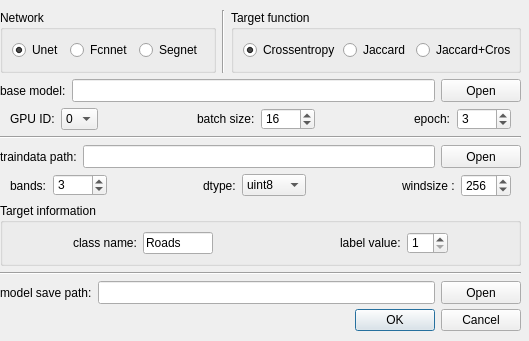
<?xml version="1.0" encoding="UTF-8"?>
<ui version="4.0">
 <class>Dialog_train_binary_common</class>
 <widget class="QDialog" name="Dialog_train_binary_common">
  <property name="geometry">
   <rect>
    <x>0</x>
    <y>0</y>
    <width>529</width>
    <height>341</height>
   </rect>
  </property>
  <property name="windowTitle">
   <string>Dialog</string>
  </property>
  <widget class="QWidget" name="layoutWidget">
   <property name="geometry">
    <rect>
     <x>0</x>
     <y>10</y>
     <width>521</width>
     <height>321</height>
    </rect>
   </property>
   <layout class="QVBoxLayout" name="verticalLayout_3">
    <item>
     <layout class="QVBoxLayout" name="verticalLayout_2">
      <item>
       <layout class="QHBoxLayout" name="horizontalLayout_7">
        <item>
         <widget class="QGroupBox" name="groupBox_network">
          <property name="minimumSize">
           <size>
            <width>0</width>
            <height>63</height>
           </size>
          </property>
          <property name="maximumSize">
           <size>
            <width>16777215</width>
            <height>66</height>
           </size>
          </property>
          <property name="title">
           <string>Network</string>
          </property>
          <layout class="QHBoxLayout" name="horizontalLayout_10">
           <item>
            <widget class="QRadioButton" name="radioButton_unet">
             <property name="text">
              <string>Unet</string>
             </property>
             <property name="checked">
              <bool>true</bool>
             </property>
            </widget>
           </item>
           <item>
            <widget class="QRadioButton" name="radioButton_fcnnet">
             <property name="text">
              <string>Fcnnet</string>
             </property>
            </widget>
           </item>
           <item>
            <widget class="QRadioButton" name="radioButton_segnet">
             <property name="text">
              <string>Segnet</string>
             </property>
            </widget>
           </item>
          </layout>
         </widget>
        </item>
        <item>
         <spacer name="horizontalSpacer">
          <property name="orientation">
           <enum>Qt::Horizontal</enum>
          </property>
          <property name="sizeHint" stdset="0">
           <size>
            <width>40</width>
            <height>20</height>
           </size>
          </property>
         </spacer>
        </item>
        <item>
         <widget class="Line" name="line_3">
          <property name="orientation">
           <enum>Qt::Vertical</enum>
          </property>
         </widget>
        </item>
        <item>
         <widget class="QGroupBox" name="groupBox_network_3">
          <property name="minimumSize">
           <size>
            <width>0</width>
            <height>63</height>
           </size>
          </property>
          <property name="maximumSize">
           <size>
            <width>16777215</width>
            <height>66</height>
           </size>
          </property>
          <property name="title">
           <string>Target function</string>
          </property>
          <layout class="QHBoxLayout" name="horizontalLayout_15">
           <item>
            <widget class="QRadioButton" name="radioButton_cross_entropy">
             <property name="text">
              <string>Crossentropy</string>
             </property>
             <property name="checked">
              <bool>true</bool>
             </property>
            </widget>
           </item>
           <item>
            <widget class="QRadioButton" name="radioButton_jaccard">
             <property name="text">
              <string>Jaccard</string>
             </property>
            </widget>
           </item>
           <item>
            <widget class="QRadioButton" name="radioButton_jaccard_crossentropy">
             <property name="text">
              <string>Jaccard+Cross</string>
             </property>
            </widget>
           </item>
          </layout>
         </widget>
        </item>
       </layout>
      </item>
      <item>
       <layout class="QHBoxLayout" name="horizontalLayout_6">
        <item>
         <widget class="QLabel" name="label_4">
          <property name="minimumSize">
           <size>
            <width>55</width>
            <height>23</height>
           </size>
          </property>
          <property name="text">
           <string>base model:</string>
          </property>
         </widget>
        </item>
        <item>
         <widget class="QLineEdit" name="lineEdit_basemodel">
          <property name="minimumSize">
           <size>
            <width>201</width>
            <height>23</height>
           </size>
          </property>
         </widget>
        </item>
        <item>
         <widget class="QPushButton" name="pushButton_basemodel">
          <property name="minimumSize">
           <size>
            <width>0</width>
            <height>23</height>
           </size>
          </property>
          <property name="text">
           <string>Open</string>
          </property>
         </widget>
        </item>
       </layout>
      </item>
      <item>
       <layout class="QHBoxLayout" name="horizontalLayout_5">
        <property name="leftMargin">
         <number>10</number>
        </property>
        <property name="rightMargin">
         <number>10</number>
        </property>
        <item>
         <widget class="QLabel" name="label_10">
          <property name="text">
           <string>GPU ID:</string>
          </property>
         </widget>
        </item>
        <item>
         <widget class="QComboBox" name="comboBox_gupid">
          <item>
           <property name="text">
            <string>0</string>
           </property>
          </item>
          <item>
           <property name="text">
            <string>1</string>
           </property>
          </item>
          <item>
           <property name="text">
            <string>2</string>
           </property>
          </item>
          <item>
           <property name="text">
            <string>3</string>
           </property>
          </item>
          <item>
           <property name="text">
            <string>4</string>
           </property>
          </item>
          <item>
           <property name="text">
            <string>5</string>
           </property>
          </item>
         </widget>
        </item>
        <item>
         <spacer name="horizontalSpacer_6">
          <property name="orientation">
           <enum>Qt::Horizontal</enum>
          </property>
          <property name="sizeHint" stdset="0">
           <size>
            <width>40</width>
            <height>20</height>
           </size>
          </property>
         </spacer>
        </item>
        <item>
         <widget class="QLabel" name="label_5">
          <property name="text">
           <string>batch size:</string>
          </property>
         </widget>
        </item>
        <item>
         <widget class="QSpinBox" name="spinBox_BS">
          <property name="sizePolicy">
           <sizepolicy hsizetype="Preferred" vsizetype="Preferred">
            <horstretch>0</horstretch>
            <verstretch>0</verstretch>
           </sizepolicy>
          </property>
          <property name="minimumSize">
           <size>
            <width>47</width>
            <height>22</height>
           </size>
          </property>
          <property name="maximumSize">
           <size>
            <width>16777215</width>
            <height>22</height>
           </size>
          </property>
          <property name="minimum">
           <number>1</number>
          </property>
          <property name="maximum">
           <number>1000</number>
          </property>
          <property name="value">
           <number>16</number>
          </property>
         </widget>
        </item>
        <item>
         <spacer name="horizontalSpacer_5">
          <property name="orientation">
           <enum>Qt::Horizontal</enum>
          </property>
          <property name="sizeHint" stdset="0">
           <size>
            <width>40</width>
            <height>20</height>
           </size>
          </property>
         </spacer>
        </item>
        <item>
         <widget class="QLabel" name="label_7">
          <property name="text">
           <string>epoch:</string>
          </property>
         </widget>
        </item>
        <item>
         <widget class="QSpinBox" name="spinBox_epoch">
          <property name="sizePolicy">
           <sizepolicy hsizetype="Preferred" vsizetype="Preferred">
            <horstretch>0</horstretch>
            <verstretch>0</verstretch>
           </sizepolicy>
          </property>
          <property name="minimumSize">
           <size>
            <width>47</width>
            <height>22</height>
           </size>
          </property>
          <property name="maximumSize">
           <size>
            <width>16777215</width>
            <height>22</height>
           </size>
          </property>
          <property name="minimum">
           <number>1</number>
          </property>
          <property name="maximum">
           <number>1000</number>
          </property>
          <property name="value">
           <number>3</number>
          </property>
         </widget>
        </item>
       </layout>
      </item>
      <item>
       <widget class="Line" name="line">
        <property name="orientation">
         <enum>Qt::Horizontal</enum>
        </property>
       </widget>
      </item>
      <item>
       <layout class="QHBoxLayout" name="horizontalLayout">
        <item>
         <widget class="QLabel" name="label">
          <property name="minimumSize">
           <size>
            <width>55</width>
            <height>23</height>
           </size>
          </property>
          <property name="text">
           <string>traindata path:</string>
          </property>
         </widget>
        </item>
        <item>
         <widget class="QLineEdit" name="lineEdit_traindata_path">
          <property name="minimumSize">
           <size>
            <width>201</width>
            <height>23</height>
           </size>
          </property>
         </widget>
        </item>
        <item>
         <widget class="QPushButton" name="pushButton_trainpath">
          <property name="minimumSize">
           <size>
            <width>0</width>
            <height>23</height>
           </size>
          </property>
          <property name="text">
           <string>Open</string>
          </property>
         </widget>
        </item>
       </layout>
      </item>
      <item>
       <layout class="QHBoxLayout" name="horizontalLayout_4">
        <property name="leftMargin">
         <number>10</number>
        </property>
        <property name="rightMargin">
         <number>10</number>
        </property>
        <item>
         <widget class="QLabel" name="label_8">
          <property name="text">
           <string>bands:</string>
          </property>
         </widget>
        </item>
        <item>
         <widget class="QSpinBox" name="spinBox_bands">
          <property name="sizePolicy">
           <sizepolicy hsizetype="Preferred" vsizetype="Preferred">
            <horstretch>0</horstretch>
            <verstretch>0</verstretch>
           </sizepolicy>
          </property>
          <property name="minimumSize">
           <size>
            <width>47</width>
            <height>22</height>
           </size>
          </property>
          <property name="maximumSize">
           <size>
            <width>16777215</width>
            <height>22</height>
           </size>
          </property>
          <property name="minimum">
           <number>1</number>
          </property>
          <property name="maximum">
           <number>1000</number>
          </property>
          <property name="value">
           <number>3</number>
          </property>
         </widget>
        </item>
        <item>
         <spacer name="horizontalSpacer_3">
          <property name="orientation">
           <enum>Qt::Horizontal</enum>
          </property>
          <property name="sizeHint" stdset="0">
           <size>
            <width>40</width>
            <height>20</height>
           </size>
          </property>
         </spacer>
        </item>
        <item>
         <widget class="QLabel" name="label_9">
          <property name="text">
           <string>dtype:</string>
          </property>
         </widget>
        </item>
        <item>
         <widget class="QComboBox" name="comboBox_dtype">
          <item>
           <property name="text">
            <string>uint8</string>
           </property>
          </item>
          <item>
           <property name="text">
            <string>uint10</string>
           </property>
          </item>
          <item>
           <property name="text">
            <string>uint16</string>
           </property>
          </item>
          <item>
           <property name="text">
            <string>float</string>
           </property>
          </item>
         </widget>
        </item>
        <item>
         <spacer name="horizontalSpacer_4">
          <property name="orientation">
           <enum>Qt::Horizontal</enum>
          </property>
          <property name="sizeHint" stdset="0">
           <size>
            <width>40</width>
            <height>20</height>
           </size>
          </property>
         </spacer>
        </item>
        <item>
         <widget class="QLabel" name="label_3">
          <property name="minimumSize">
           <size>
            <width>33</width>
            <height>0</height>
           </size>
          </property>
          <property name="text">
           <string>windsize :</string>
          </property>
         </widget>
        </item>
        <item>
         <widget class="QSpinBox" name="spinBox_windsize">
          <property name="sizePolicy">
           <sizepolicy hsizetype="Preferred" vsizetype="Preferred">
            <horstretch>0</horstretch>
            <verstretch>23</verstretch>
           </sizepolicy>
          </property>
          <property name="minimumSize">
           <size>
            <width>50</width>
            <height>0</height>
           </size>
          </property>
          <property name="maximumSize">
           <size>
            <width>50</width>
            <height>23</height>
           </size>
          </property>
          <property name="maximum">
           <number>1000</number>
          </property>
          <property name="singleStep">
           <number>2</number>
          </property>
          <property name="value">
           <number>256</number>
          </property>
         </widget>
        </item>
       </layout>
      </item>
      <item>
       <widget class="QGroupBox" name="groupBox">
        <property name="title">
         <string>Target information</string>
        </property>
        <layout class="QVBoxLayout" name="verticalLayout">
         <item>
          <layout class="QHBoxLayout" name="horizontalLayout_3">
           <item>
            <spacer name="horizontalSpacer_8">
             <property name="orientation">
              <enum>Qt::Horizontal</enum>
             </property>
             <property name="sizeHint" stdset="0">
              <size>
               <width>40</width>
               <height>20</height>
              </size>
             </property>
            </spacer>
           </item>
           <item>
            <widget class="QLabel" name="label_21">
             <property name="text">
              <string>class name:</string>
             </property>
            </widget>
           </item>
           <item>
            <widget class="QLineEdit" name="lineEdit_class_name">
             <property name="maximumSize">
              <size>
               <width>70</width>
               <height>16777215</height>
              </size>
             </property>
             <property name="text">
              <string>Roads</string>
             </property>
            </widget>
           </item>
           <item>
            <spacer name="horizontalSpacer_7">
             <property name="orientation">
              <enum>Qt::Horizontal</enum>
             </property>
             <property name="sizeHint" stdset="0">
              <size>
               <width>40</width>
               <height>20</height>
              </size>
             </property>
            </spacer>
           </item>
           <item>
            <spacer name="horizontalSpacer_2">
             <property name="orientation">
              <enum>Qt::Horizontal</enum>
             </property>
             <property name="sizeHint" stdset="0">
              <size>
               <width>40</width>
               <height>20</height>
              </size>
             </property>
            </spacer>
           </item>
           <item>
            <widget class="QLabel" name="label_19">
             <property name="text">
              <string>label value:</string>
             </property>
            </widget>
           </item>
           <item>
            <widget class="QSpinBox" name="spinBox_label_value">
             <property name="minimum">
              <number>1</number>
             </property>
             <property name="value">
              <number>1</number>
             </property>
            </widget>
           </item>
           <item>
            <spacer name="horizontalSpacer_12">
             <property name="orientation">
              <enum>Qt::Horizontal</enum>
             </property>
             <property name="sizeHint" stdset="0">
              <size>
               <width>40</width>
               <height>20</height>
              </size>
             </property>
            </spacer>
           </item>
          </layout>
         </item>
        </layout>
       </widget>
      </item>
      <item>
       <widget class="Line" name="line_2">
        <property name="orientation">
         <enum>Qt::Horizontal</enum>
        </property>
       </widget>
      </item>
      <item>
       <layout class="QHBoxLayout" name="horizontalLayout_2">
        <item>
         <widget class="QLabel" name="label_6">
          <property name="minimumSize">
           <size>
            <width>55</width>
            <height>23</height>
           </size>
          </property>
          <property name="text">
           <string>model save path:</string>
          </property>
         </widget>
        </item>
        <item>
         <widget class="QLineEdit" name="lineEdit_savemodel">
          <property name="minimumSize">
           <size>
            <width>201</width>
            <height>23</height>
           </size>
          </property>
         </widget>
        </item>
        <item>
         <widget class="QPushButton" name="pushButton_savemodel">
          <property name="minimumSize">
           <size>
            <width>0</width>
            <height>23</height>
           </size>
          </property>
          <property name="text">
           <string>Open</string>
          </property>
         </widget>
        </item>
       </layout>
      </item>
     </layout>
    </item>
    <item>
     <widget class="QDialogButtonBox" name="buttonBox">
      <property name="orientation">
       <enum>Qt::Horizontal</enum>
      </property>
      <property name="standardButtons">
       <set>QDialogButtonBox::Cancel|QDialogButtonBox::Ok</set>
      </property>
     </widget>
    </item>
   </layout>
  </widget>
 </widget>
 <resources/>
 <connections>
  <connection>
   <sender>pushButton_basemodel</sender>
   <signal>clicked()</signal>
   <receiver>Dialog_train_binary_common</receiver>
   <slot>slot_basemodel()</slot>
   <hints>
    <hint type="sourcelabel">
     <x>488</x>
     <y>101</y>
    </hint>
    <hint type="destinationlabel">
     <x>400</x>
     <y>130</y>
    </hint>
   </hints>
  </connection>
  <connection>
   <sender>pushButton_trainpath</sender>
   <signal>clicked()</signal>
   <receiver>Dialog_train_binary_common</receiver>
   <slot>slot_traindatapath()</slot>
   <hints>
    <hint type="sourcelabel">
     <x>477</x>
     <y>194</y>
    </hint>
    <hint type="destinationlabel">
     <x>380</x>
     <y>238</y>
    </hint>
   </hints>
  </connection>
  <connection>
   <sender>pushButton_savemodel</sender>
   <signal>clicked()</signal>
   <receiver>Dialog_train_binary_common</receiver>
   <slot>slot_savemodelpath()</slot>
   <hints>
    <hint type="sourcelabel">
     <x>483</x>
     <y>343</y>
    </hint>
    <hint type="destinationlabel">
     <x>522</x>
     <y>332</y>
    </hint>
   </hints>
  </connection>
  <connection>
   <sender>buttonBox</sender>
   <signal>accepted()</signal>
   <receiver>Dialog_train_binary_common</receiver>
   <slot>slot_ok()</slot>
   <hints>
    <hint type="sourcelabel">
     <x>402</x>
     <y>383</y>
    </hint>
    <hint type="destinationlabel">
     <x>342</x>
     <y>404</y>
    </hint>
   </hints>
  </connection>
  <connection>
   <sender>buttonBox</sender>
   <signal>rejected()</signal>
   <receiver>Dialog_train_binary_common</receiver>
   <slot>reject()</slot>
   <hints>
    <hint type="sourcelabel">
     <x>430</x>
     <y>385</y>
    </hint>
    <hint type="destinationlabel">
     <x>447</x>
     <y>407</y>
    </hint>
   </hints>
  </connection>
 </connections>
 <slots>
  <slot>slot_basemodel()</slot>
  <slot>slot_traindatapath()</slot>
  <slot>slot_savemodelpath()</slot>
  <slot>slot_ok()</slot>
 </slots>
</ui>
